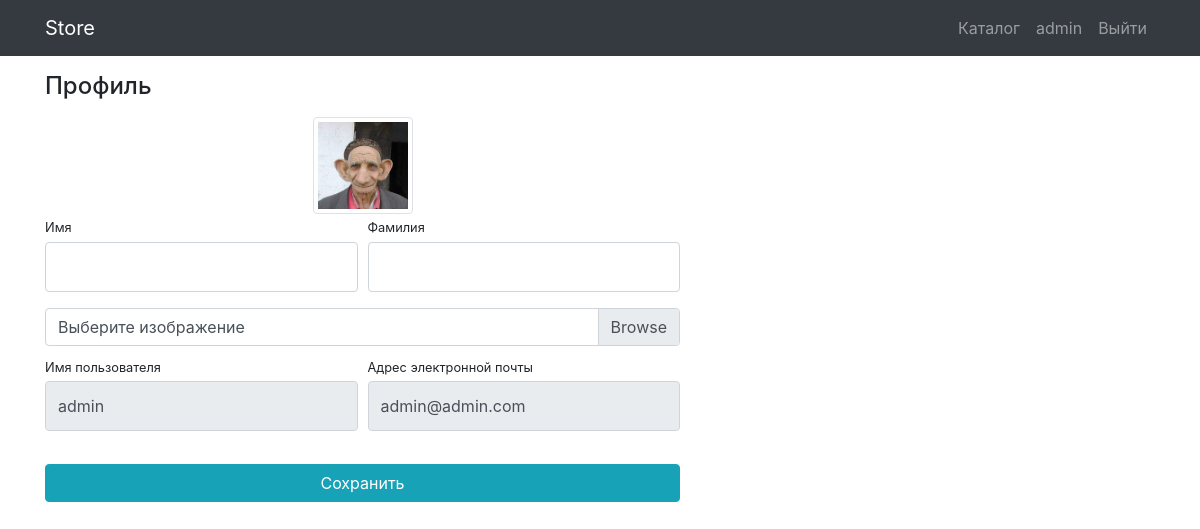
/users/profile/ (signed in), run on the app's committed database.
### users/models.py (models this page shows)
class User(AbstractUser):
    image = models.ImageField(upload_to='users_images', blank=True)

### users/views.py (the view)
# urls.py: path('profile/', profile, name='profile'),
def profile(request):
    if request.method == 'POST':
        form = UserProfileForm(data=request.POST, files=request.FILES, instance=request.user)
        if form.is_valid():
            form.save()
            return HttpResponseRedirect(reverse('users:profile'))
    else:
        form = UserProfileForm(instance=request.user)
    context = {'form': form}
    return render(request, 'users/profile.html', context)

### users/forms.py
class UserProfileForm(UserChangeForm):
    username = forms.CharField(widget=forms.TextInput(attrs={'readonly': True}))
    email = forms.CharField(widget=forms.EmailInput(attrs={'readonly': True}))
    image = forms.ImageField(widget=forms.FileInput(), required=False)
    class Meta:
        model = User
        fields = ('username', 'email', 'first_name', 'last_name', 'image')
    def __init__(self, *args, **kwargs):
        super(UserProfileForm, self).__init__(*args, **kwargs)
        for field_name, field in self.fields.items():
            field.widget.attrs['class'] = 'form-control py-4'
        self.fields['image'].widget.attrs['class'] = 'custom-file-input'

### users/templates/users/profile.html (shortened to what this page needs)
{% extends 'products/base.html' %}
{% load static %}
{% block css %}
    <link href="{% static 'css/profile.css' %}" rel="stylesheet">
{% endblock %}
{% block content %}
    <div class="container">
        <div class="row">
            <div class="col-lg-7">
                <h4 class="mt-3 mb-3">Профиль</h4>
                <div class="col-lg-12 text-center">
                    <img width="100" height="100" src="{% if user.image %} {{ user.image.url }} {% else %} {% static 'vendor/img/users/default_avatar.jpg' %} {% endif %}" class="img-thumbnail">
                </div>
                <form action="{% url 'users:profile' %}" method="POST" enctype="multipart/form-data"> {% csrf_token %}
                    <div class="form-row">
                        <div class="col-lg-6">
                            <div class="form-group">
                                <label class="small mb-1" for="{{ form.first_name.id_for_label }}">Имя</label>
                                {{ form.first_name }}
                            </div>
                        </div>
                        <div class="col-lg-6">
                            <div class="form-group">
                                <label class="small mb-1" for="{{ form.last_name.id_for_label }}">Фамилия</label>
                                {{ form.last_name }}
                            </div>
                        </div>
                    </div>
                    <div class="form-row mb-2">
                        <div class="col-lg-12">
                            <div class="custom-file">
                                <label class="custom-file-label" for="{{ form.image.id_for_label }}">Выберите изображение</label>
                            </div>
                        </div>
                    </div>
                    <div class="form-row">
                        <div class="col-lg-6">
                            <label class="small mb-1" for="{{ form.username.id_for_label }}">Имя пользователя</label>
                            {{ form.username }}
                        </div>
                        <div class="col-lg-6">
                            <label class="small mb-1" for="{{ form.email.id_for_label }}">Адрес электронной почты</label>
                            {{ form.email }}
                        </div>
                    </div>
                    <div class="form-row">
                        <div class="col-lg-12" style="margin-top: 33px;">
                            <input class="btn btn-info btn-block" type="submit" value="Сохранить">
                        </div>
                    </div>
                </form>
            </div>
            {% include 'products/basket.html' %}
        </div>
    </div>
{% endblock %}

### products/templates/products/base.html (shortened to what this page needs)
{% load static %}
<!DOCTYPE html>
<html lang="ru">
    <head>
        <link href="{% static 'vendor/bootstrap/css/bootstrap.min.css' %}" rel="stylesheet">
        {% block css %} {% endblock %}
    </head>
    <body>
        <nav class="navbar navbar-expand-lg navbar-dark bg-dark fixed-top">
            <div class="container">
                <a class="navbar-brand" href="{% url 'index' %}">Store</a>
                <div class="collapse navbar-collapse" id="navbarResponsive">
                    <ul class="navbar-nav ml-auto">
                        <li class="nav-item">
                            <a class="nav-link" href="{% url 'products:index' %}">Каталог
                            </a>
                        </li>
                        {% if user.is_authenticated %}
                            <li class="nav-item">
                                <a class="nav-link" href="{% url 'users:profile' %}">
								    {{ user.username }}
                                </a>
                            </li>
                            <li class="nav-item">
                                <a class="nav-link" href="{% url 'users:logout' %}">Выйти </a>
                            </li>
                        {% else %}
                            <li class="nav-item">
                                <a class="nav-link" href="{% url 'users:login' %}">Войти <i class="fas fa-sign-in-alt"></i></a>
                            </li>
                        {% endif %}
                    </ul>
                </div>
            </div>
        </nav>
        {% block content %} {% endblock %}
    </body>
</html>

### static/css/profile.css (style rules this page uses)
body { padding-top: 56px; }

### data on the page
User: image (picture), username "admin", email "admin@admin.com"
